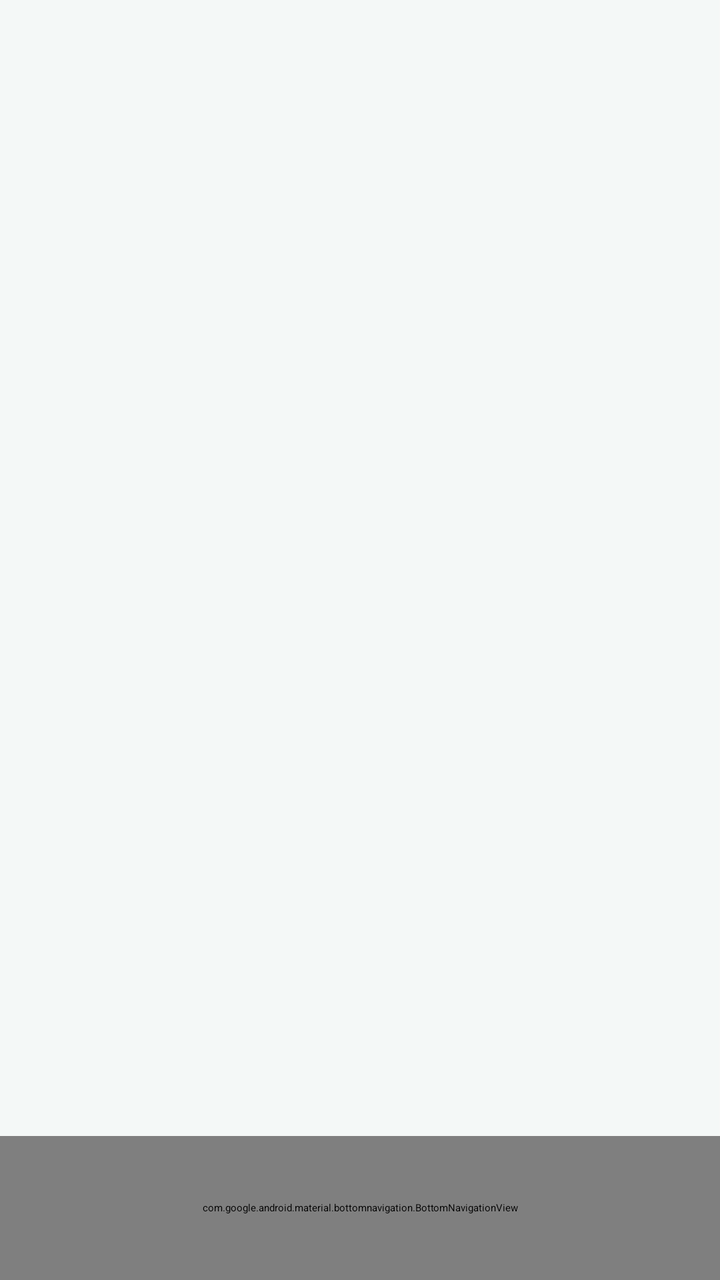
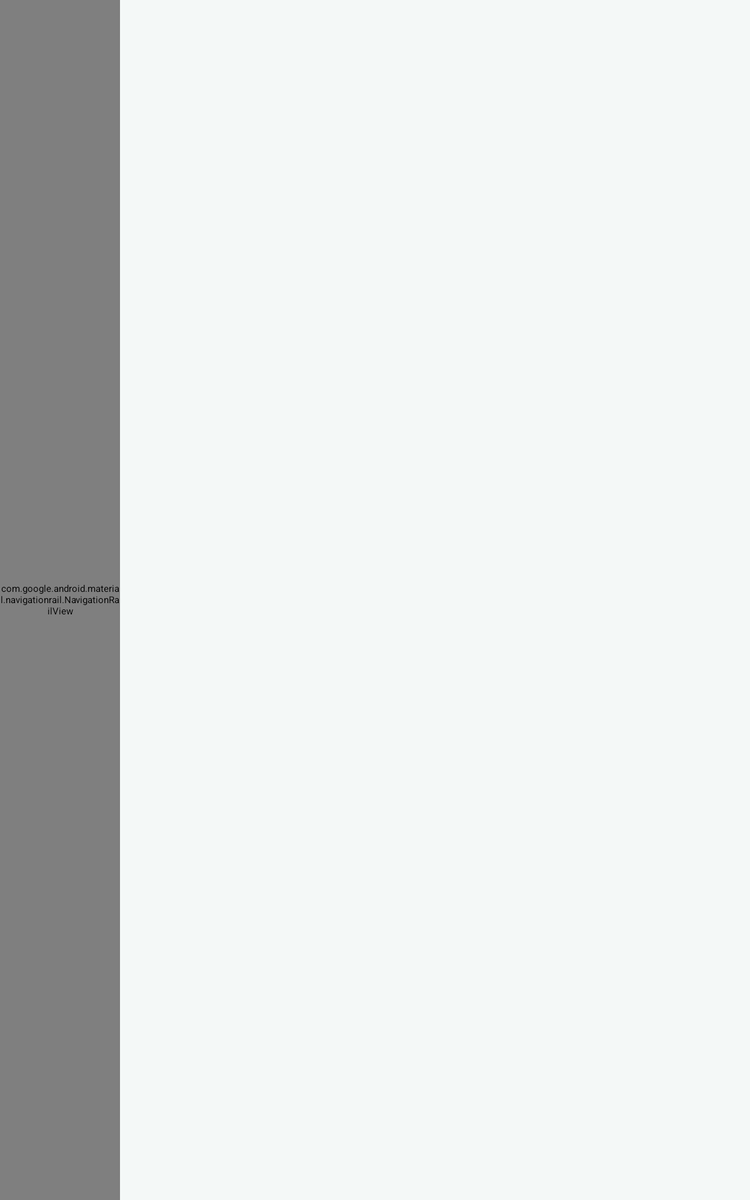

An Android layout and its configuration variant, each rendered on a device that would load it. The default file and the variant file are quoted in full after the pictures.
<!-- AndroidManifest.xml: application theme Theme.App.Starting -->
<!-- res/layout/activity_main.xml -->
<?xml version="1.0" encoding="utf-8"?>
<layout xmlns:android="http://schemas.android.com/apk/res/android" xmlns:app="http://schemas.android.com/apk/res-auto">
    <data>
        <import type="android.view.View" />
        <variable name="viewModel" type="com.myAllVideoBrowser.ui.main.home.MainViewModel" />
    </data>
    <FrameLayout
        android:fitsSystemWindows="true"
        android:layout_width="match_parent"
        android:layout_height="match_parent">
        <androidx.constraintlayout.widget.ConstraintLayout
            android:layout_width="match_parent"
            android:layout_height="match_parent"
            android:background="@color/sxSurface"
            android:clipChildren="false">
            <androidx.viewpager2.widget.ViewPager2
                android:id="@+id/view_pager"
                android:layout_width="match_parent"
                android:layout_height="0dp"
                app:currentItem="@{viewModel.currentItem}"
                app:layout_constraintBottom_toTopOf="@id/bottom_bar"
                app:layout_constraintEnd_toEndOf="parent"
                app:layout_constraintStart_toStartOf="parent"
                app:layout_constraintTop_toTopOf="parent"
                app:offScreenPageLimit="@{viewModel.offScreenPageLimit}" />
            <com.google.android.material.bottomnavigation.BottomNavigationView
                android:id="@+id/bottom_bar"
                android:layout_width="match_parent"
                android:layout_height="72dp"
                android:background="@drawable/sx_bottom_nav_background"
                app:itemIconTint="@color/sx_navigation_item_color"
                app:itemTextColor="@color/sx_navigation_item_color"
                app:labelVisibilityMode="labeled"
                app:layout_constraintBottom_toBottomOf="parent"
                app:layout_constraintEnd_toEndOf="parent"
                app:layout_constraintStart_toStartOf="parent"
                app:menu="@menu/menu_bottom_bar"
                app:selectedItemId="@{viewModel.currentItem}"
                android:elevation="0dp"
                app:itemIconSize="24dp"
                app:itemPaddingTop="10dp"
                app:itemPaddingBottom="8dp"
                app:itemTextAppearanceActive="@style/TextAppearance.Surf.Navigation"
                app:itemTextAppearanceInactive="@style/TextAppearance.Surf.Navigation"
                app:itemActiveIndicatorStyle="@style/Widget.Surf.NavigationIndicator" />
            <FrameLayout
                android:layout_width="match_parent"
                android:layout_height="0dp"
                app:layout_constraintBottom_toTopOf="@id/bottom_bar"
                app:layout_constraintEnd_toEndOf="parent"
                app:layout_constraintStart_toStartOf="parent"
                app:layout_constraintTop_toTopOf="parent">
                <androidx.fragment.app.FragmentContainerView
                    android:id="@+id/fragment_container_view"
                    android:layout_width="match_parent"
                    android:layout_height="match_parent" />
            </FrameLayout>
        </androidx.constraintlayout.widget.ConstraintLayout>
    </FrameLayout>
</layout>
<!-- resources referenced by this layout -->
<resources>
  <color name="sxSurface">#F4F8F7</color>
  <style name="TextAppearance.Surf.Navigation" parent="TextAppearance.Material3.LabelMedium">
          <item name="android:textSize">12sp</item>
          <item name="android:fontFamily">sans-serif-medium</item>
      </style>
  <color name="sxSurfaceRaised">#FFFFFF</color>
  <color name="colorPrimaryContainer">#D4EFEB</color>
  <color name="colorSurfaceContainerLow">#F0F5F3</color>
  <style name="AppTheme" parent="Base.AppTheme">
          <item name="android:windowLightStatusBar">true</item>
      </style>
  <color name="colorSurface">#F4F8F7</color>
  <color name="colorPrimary">#006A68</color>
  <color name="colorOnPrimary">#FFFFFF</color>
  <color name="colorOnPrimaryContainer">#003B38</color>
  <color name="colorSecondary">#44655E</color>
  <color name="colorOnSecondary">#FFFFFF</color>
  <color name="colorSecondaryContainer">#D8EAE3</color>
  <color name="colorOnSecondaryContainer">#203D35</color>
  <color name="colorTertiary">#496781</color>
  <color name="colorOnTertiary">#FFFFFF</color>
  <color name="colorTertiaryContainer">#D5E6F8</color>
  <color name="colorOnTertiaryContainer">#17344B</color>
  <color name="colorOnSurface">#152D2D</color>
  <color name="colorSurfaceContainerHigh">#DFEAE7</color>
  <color name="colorOnSurfaceVariant">#536B69</color>
  <color name="colorSurfaceContainerLowest">#FFFFFF</color>
  <color name="colorSurfaceContainer">#E8F0EE</color>
  <color name="colorSurfaceContainerHighest">#D6E3DF</color>
  <color name="colorOutline">#748B87</color>
  <color name="colorOutlineVariant">#D0DFDC</color>
  <color name="colorError">#B3261E</color>
  <color name="colorOnError">#FFFFFF</color>
  <color name="colorErrorContainer">#F9DEDC</color>
  <color name="colorPrimaryDark">#00514F</color>
  <color name="colorAccent">#006A68</color>
  <style name="ShapeAppearance.Surf.SmallComponent" parent="">
          <item name="cornerFamily">rounded</item>
          <item name="cornerSize">@dimen/corner_sm</item>
      </style>
  <style name="ShapeAppearance.Surf.MediumComponent" parent="">
          <item name="cornerFamily">rounded</item>
          <item name="cornerSize">@dimen/corner_md</item>
      </style>
  <style name="ShapeAppearance.Surf.LargeComponent" parent="">
          <item name="cornerFamily">rounded</item>
          <item name="cornerSize">@dimen/corner_lg</item>
      </style>
  <style name="Widget.Surf.ButtonToggleGroup" parent="Widget.Material3.MaterialButtonToggleGroup">
          <item name="android:padding">0dp</item>
          <item name="singleSelection">true</item>
      </style>
  <style name="Widget.Surf.Switch" parent="Widget.Material3.CompoundButton.Switch">
          <item name="android:minHeight">@dimen/component_list_item_one_line</item>
      </style>
  <style name="Widget.Surf.CheckBox" parent="Widget.Material3.CompoundButton.CheckBox">
          <item name="android:minHeight">@dimen/component_list_item_one_line</item>
      </style>
  <style name="Widget.Surf.RadioButton" parent="Widget.Material3.CompoundButton.RadioButton">
          <item name="android:minHeight">@dimen/component_list_item_one_line</item>
      </style>
  <style name="ThemeOverlay.Surf.BottomSheetDialog" parent="ThemeOverlay.Material3.BottomSheetDialog">
          <item name="bottomSheetStyle">@style/Widget.Surf.BottomSheet</item>
      </style>
  <dimen name="corner_sm">8dp</dimen>
  <dimen name="corner_md">16dp</dimen>
  <dimen name="corner_lg">24dp</dimen>
  <dimen name="component_button_height">48dp</dimen>
  <dimen name="elev_resting">0dp</dimen>
  <dimen name="component_list_item_one_line">56dp</dimen>
  <dimen name="component_progress_indicator_height">4dp</dimen>
  <dimen name="elev_overlay">4dp</dimen>
  <style name="TextAppearance.Surf.ScreenTitle" parent="TextAppearance.Surf.Headline">
          <item name="android:textSize">28sp</item>
          <item name="lineHeight">36sp</item>
          <item name="android:letterSpacing">0</item>
      </style>
  <!-- some entries are left out for length -->
</resources>
<!-- res/layout-sw600dp/activity_main.xml (the repository's variant of the layout above) -->
<!-- drawn on a 7-inch tablet held upright -->
<?xml version="1.0" encoding="utf-8"?>
<layout xmlns:android="http://schemas.android.com/apk/res/android" xmlns:app="http://schemas.android.com/apk/res-auto">
    <data>
        <variable name="viewModel" type="com.myAllVideoBrowser.ui.main.home.MainViewModel" />
    </data>
    <FrameLayout
        android:fitsSystemWindows="true"
        android:layout_width="match_parent"
        android:layout_height="match_parent">
        <androidx.constraintlayout.widget.ConstraintLayout
            android:layout_width="match_parent"
            android:layout_height="match_parent"
            android:background="@color/sxSurface"
            android:clipChildren="false">
            <com.google.android.material.navigationrail.NavigationRailView
                android:id="@+id/bottom_bar"
                android:layout_width="@dimen/tablet_navigation_rail_width"
                android:layout_height="0dp"
                android:background="@drawable/sx_bottom_nav_background"
                android:paddingTop="@dimen/spacing_lg"
                android:paddingBottom="@dimen/spacing_lg"
                app:itemIconTint="@color/sx_navigation_item_color"
                app:itemTextColor="@color/sx_navigation_item_color"
                app:itemIconSize="24dp"
                app:labelVisibilityMode="labeled"
                app:menu="@menu/menu_bottom_bar"
                app:selectedItemId="@{viewModel.currentItem}"
                app:itemActiveIndicatorStyle="@style/Widget.Surf.NavigationIndicator"
                app:layout_constraintBottom_toBottomOf="parent"
                app:layout_constraintStart_toStartOf="parent"
                app:layout_constraintTop_toTopOf="parent" />
            <androidx.viewpager2.widget.ViewPager2
                android:id="@+id/view_pager"
                android:layout_width="0dp"
                android:layout_height="0dp"
                app:currentItem="@{viewModel.currentItem}"
                app:offScreenPageLimit="@{viewModel.offScreenPageLimit}"
                app:layout_constraintBottom_toBottomOf="parent"
                app:layout_constraintEnd_toEndOf="parent"
                app:layout_constraintStart_toEndOf="@id/bottom_bar"
                app:layout_constraintTop_toTopOf="parent" />
            <FrameLayout
                android:layout_width="0dp"
                android:layout_height="0dp"
                app:layout_constraintBottom_toBottomOf="parent"
                app:layout_constraintEnd_toEndOf="parent"
                app:layout_constraintStart_toEndOf="@id/bottom_bar"
                app:layout_constraintTop_toTopOf="parent">
                <androidx.fragment.app.FragmentContainerView
                    android:id="@+id/fragment_container_view"
                    android:layout_width="match_parent"
                    android:layout_height="match_parent" />
            </FrameLayout>
        </androidx.constraintlayout.widget.ConstraintLayout>
    </FrameLayout>
</layout>
<!-- resources referenced by the variant -->
<!-- as a 7-inch tablet held upright resolves them -->
<resources>
  <color name="sxSurface">#F4F8F7</color>
  <dimen name="spacing_lg">16dp</dimen>
  <!-- from res/values-sw600dp/ -->
  <dimen name="tablet_navigation_rail_width">96dp</dimen>
  <color name="sxSurfaceRaised">#FFFFFF</color>
  <color name="colorPrimaryContainer">#D4EFEB</color>
  <color name="colorSurfaceContainerLow">#F0F5F3</color>
  <style name="AppTheme" parent="Base.AppTheme">
          <item name="android:windowLightStatusBar">true</item>
      </style>
  <color name="colorSurface">#F4F8F7</color>
  <color name="colorPrimary">#006A68</color>
  <color name="colorOnPrimary">#FFFFFF</color>
  <color name="colorOnPrimaryContainer">#003B38</color>
  <color name="colorSecondary">#44655E</color>
  <color name="colorOnSecondary">#FFFFFF</color>
  <color name="colorSecondaryContainer">#D8EAE3</color>
  <color name="colorOnSecondaryContainer">#203D35</color>
  <color name="colorTertiary">#496781</color>
  <color name="colorOnTertiary">#FFFFFF</color>
  <color name="colorTertiaryContainer">#D5E6F8</color>
  <color name="colorOnTertiaryContainer">#17344B</color>
  <color name="colorOnSurface">#152D2D</color>
  <color name="colorSurfaceContainerHigh">#DFEAE7</color>
  <color name="colorOnSurfaceVariant">#536B69</color>
  <color name="colorSurfaceContainerLowest">#FFFFFF</color>
  <color name="colorSurfaceContainer">#E8F0EE</color>
  <color name="colorSurfaceContainerHighest">#D6E3DF</color>
  <color name="colorOutline">#748B87</color>
  <color name="colorOutlineVariant">#D0DFDC</color>
  <color name="colorError">#B3261E</color>
  <color name="colorOnError">#FFFFFF</color>
  <color name="colorErrorContainer">#F9DEDC</color>
  <color name="colorPrimaryDark">#00514F</color>
  <color name="colorAccent">#006A68</color>
  <style name="ShapeAppearance.Surf.SmallComponent" parent="">
          <item name="cornerFamily">rounded</item>
          <item name="cornerSize">@dimen/corner_sm</item>
      </style>
  <style name="ShapeAppearance.Surf.MediumComponent" parent="">
          <item name="cornerFamily">rounded</item>
          <item name="cornerSize">@dimen/corner_md</item>
      </style>
  <style name="ShapeAppearance.Surf.LargeComponent" parent="">
          <item name="cornerFamily">rounded</item>
          <item name="cornerSize">@dimen/corner_lg</item>
      </style>
  <style name="Widget.Surf.ButtonToggleGroup" parent="Widget.Material3.MaterialButtonToggleGroup">
          <item name="android:padding">0dp</item>
          <item name="singleSelection">true</item>
      </style>
  <style name="Widget.Surf.Switch" parent="Widget.Material3.CompoundButton.Switch">
          <item name="android:minHeight">@dimen/component_list_item_one_line</item>
      </style>
  <style name="Widget.Surf.CheckBox" parent="Widget.Material3.CompoundButton.CheckBox">
          <item name="android:minHeight">@dimen/component_list_item_one_line</item>
      </style>
  <style name="Widget.Surf.RadioButton" parent="Widget.Material3.CompoundButton.RadioButton">
          <item name="android:minHeight">@dimen/component_list_item_one_line</item>
      </style>
  <style name="ThemeOverlay.Surf.BottomSheetDialog" parent="ThemeOverlay.Material3.BottomSheetDialog">
          <item name="bottomSheetStyle">@style/Widget.Surf.BottomSheet</item>
      </style>
  <dimen name="corner_sm">8dp</dimen>
  <dimen name="corner_md">16dp</dimen>
  <dimen name="corner_lg">24dp</dimen>
  <dimen name="component_button_height">48dp</dimen>
  <dimen name="elev_resting">0dp</dimen>
  <dimen name="component_list_item_one_line">56dp</dimen>
  <dimen name="component_progress_indicator_height">4dp</dimen>
  <dimen name="elev_overlay">4dp</dimen>
  <style name="TextAppearance.Surf.ScreenTitle" parent="TextAppearance.Surf.Headline">
          <item name="android:textSize">28sp</item>
          <item name="lineHeight">36sp</item>
          <item name="android:letterSpacing">0</item>
      </style>
  <!-- some entries are left out for length -->
</resources>
